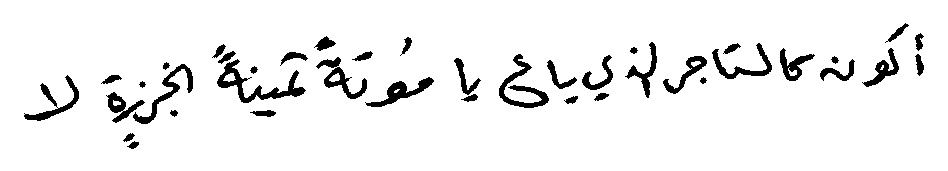
#> input picture arocr_v3/word-segmentation/test.jpg, 948 x 171 px
$ python -i words.py   (imports and definitions only)   (older library calls are emulated)
#> lines starting #> are read from the running program, lines starting #| are printed output that depends on the picture; after the words box and inside, x2 and y2 are one past the last pixel; in counts of white or black regions, pixels touching at a corner belong together
#> further down, picture is the input picture: shape (171, 948, 3); min 0, max 255, mean 239.4
### arocr_v3/word-segmentation/utils.py
# -*- coding: utf-8 -*-
"""
Helper functions for ocr project
"""
import numpy as np
import cv2


SMALL_HEIGHT = 800


# [5 lines left out: function implt, not called in this run]


def resize(img, height=SMALL_HEIGHT, always=True):
    """Resize image to given height."""
    # print(img.shape[1], img.shape[0])
    if (img.shape[0] > height or always):
        rat = height / img.shape[0]
        return cv2.resize(img, (int(rat * img.shape[1]), height))

    return img


def ratio(img, height=SMALL_HEIGHT):
    """Getting scale ratio."""
    return img.shape[0] / height


# [12 lines left out: function img_extend, not called in this run]

### arocr_v3/word-segmentation/words.py
# -*- coding: utf-8 -*-
"""
Detect words on the page
return array of words' bounding boxes
"""
import numpy as np
import cv2

from utils import *


def detection(image, join=False):
    """Detecting the words bounding boxes.
    Return: numpy array of bounding boxes [x, y, x+w, y+h]
    """
#> called with join = False
    # Preprocess image for word detection
    blurred = cv2.GaussianBlur(image, (5, 5), 8)
    dilated = cv2.dilate(blurred, np.ones((5, 5), np.uint8))
    edge_img = _edge_detect(dilated)
    ret, edge_img = cv2.threshold(edge_img, 50, 255, cv2.THRESH_BINARY)
    bw_img = cv2.morphologyEx(edge_img, cv2.MORPH_CLOSE,
                              np.ones((5, 5), np.uint8))

    return _text_detect(bw_img, image, join)

# [21 lines left out: function sort_words, not called in this run]


def _edge_detect(im):
    """
    Edge detection using sobel operator on each layer individually.
    Sobel operator is applied for each image layer (RGB)
    """
    return np.max(np.array([_sobel_detect(im[:,:, 0]),
                            _sobel_detect(im[:,:, 1]),
                            _sobel_detect(im[:,:, 2])]), axis=0)


def _sobel_detect(channel):
    """Sobel operator."""
    sobelX = cv2.Sobel(channel, cv2.CV_16S, 1, 0)
    sobelY = cv2.Sobel(channel, cv2.CV_16S, 0, 1)
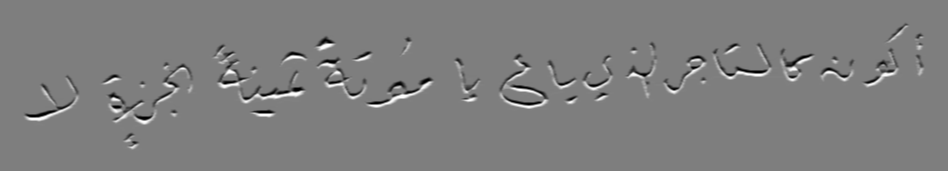
#> sobelY: shape (171, 948) int16; min -412, max 416, mean 0; drawn with min black and max white
    sobel = np.hypot(sobelX, sobelY)
    sobel[sobel > 255] = 255
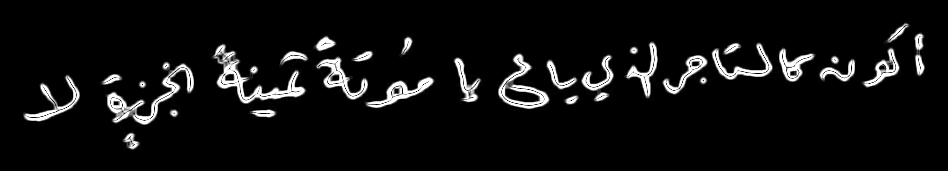
#> sobel: shape (171, 948) float32; min 0, max 255, mean 15.9
    return np.uint8(sobel)
#> in detection, `ret, edge_img = cv2.threshold(edge_img, 50, 255, cv2.THRESH_BINARY)`:
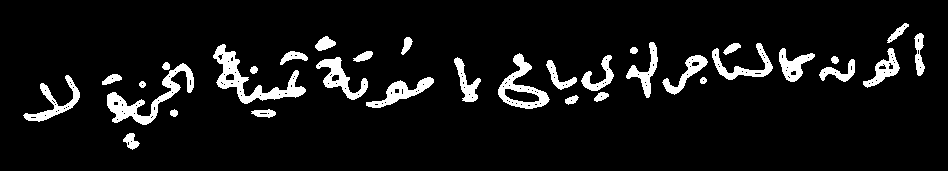
#> edge_img: shape (171, 948); 7.7% white; 34 white regions, largest, box (x1, y1, x2, y2) and area: (213, 44, 306, 104) 1512, (107, 63, 194, 125) 1381, (498, 53, 550, 109) 993
#> in detection, `bw_img = cv2.morphologyEx(edge_img, cv2.MORPH_CLOSE, np.ones((5, 5), n..`: bw_img: shape (171, 948); 8.1% white; 29 white regions


# [40 lines left out: functions union, _intersect, _group_rectangles, not called in this run]


def _text_detect(img, image, join=False):
    """Text detection using contours."""
#> called with join = False
    small = resize(img, 2000)

    # Finding contours
    # mask = np.zeros(small.shape, np.uint8)
    kernel = np.ones((5, 30), np.uint16)  ### (5, 100) for line segmention  (5,30) for word segmentation
    img_dilation = cv2.dilate(small, kernel, iterations=1)
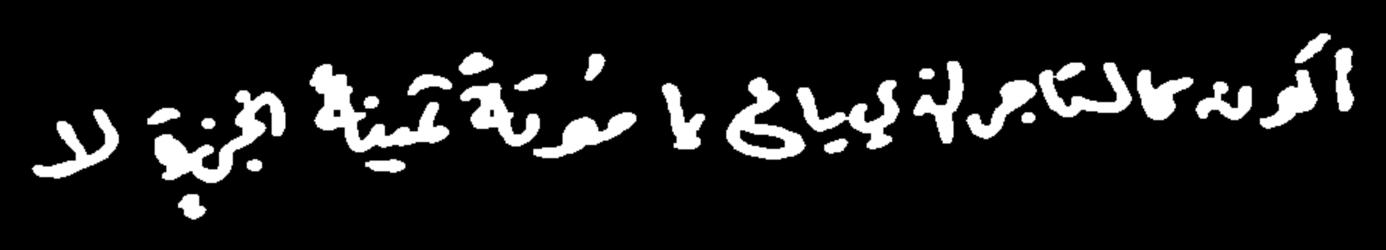
#> img_dilation: shape (2000, 11087) (shown at 1/8 size); min 0, max 255, mean 25.8
    # print(11111111111111)

    cnt, hierarchy = cv2.findContours(np.copy(small), cv2.RETR_TREE, cv2.CHAIN_APPROX_SIMPLE)
#> cnt = 32 contours; largest, box (x1, y1, x2, y2) and area: (2485, 509, 3585, 1222) 247553, (1246, 719, 2275, 1468) 236838, (5818, 614, 6438, 1281) 195653, (6380, 637, 7187, 1199) 141584, (8321, 497, 9046, 941) 133122

    index = 0
    boxes = []
    # Go through all contours in top level
    while (index >= 0):
        x,y,w,h = cv2.boundingRect(cnt[index])
        cv2.drawContours(img_dilation, cnt, index, (255, 255, 255), cv2.FILLED)
        maskROI = img_dilation[y:y+h, x:x+w]
        # Ratio of white pixels to area of bounding rectangle
        r = cv2.countNonZero(maskROI) / (w * h)

        # Limits for text
        if (r > 0.1
            and 1600 > w > 10
            and 1600 > h > 10
            and h/w < 3
            and w/h < 10
            and (60 // h) * w < 1000):
            boxes += [[x, y, w, h]]

        index = hierarchy[0][index][0]
#> this loop made 29 passes
#> (x, y, w, h, r, boxes, index) on pass 2: (2930, 1269, 304, 117, 0.811, [[1433, 1550, 210, 210], [2930, 1269, 304, 117]], 2)
#> (x, y, w, h, r, index) on passes 1, 3, 4, 5, 6, 7: (1433, 1550, 210, 210, 0.751, 1), (1982, 1269, 106, 105, 0.927, 3), (6602, 1105, 175, 129, 0.792, 4), (1620, 942, 93, 93, 0.963, 5), (8181, 895, 93, 93, 0.974, 6), (4275, 895, 807, 374, 0.468, 7)
#> pass 1, in _text_detect, `maskROI = img_dilation[y:y+h, x:x+w]`:
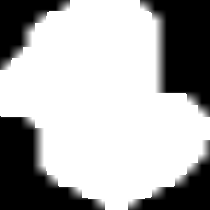
#> maskROI: shape (210, 210); min 0, max 255, mean 173.6
#> pass 2, in _text_detect, `maskROI = img_dilation[y:y+h, x:x+w]`:
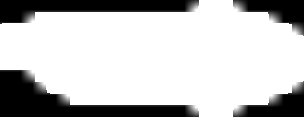
#> maskROI: shape (117, 304); min 0, max 255, mean 192
#> after the loop:
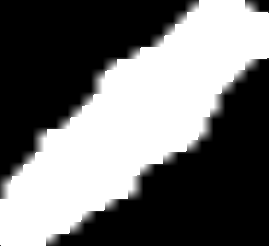
#> maskROI: shape (246, 269); min 0, max 255, mean 112.6
#> after the loop, boxes = 28 items, first 6: [1433, 1550, 210, 210], [2930, 1269, 304, 117], [1982, 1269, 106, 105], [6602, 1105, 175, 129], [1620, 942, 93, 93], [8181, 895, 93, 93]

    if join:
        # Need more work
        boxes = _group_rectangles(boxes)

    # image for drawing bounding boxes
    small = cv2.cvtColor(small, cv2.COLOR_GRAY2RGB)
    bounding_boxes = np.array([0,0,0,0])
    for (x, y, w, h) in boxes:
        cv2.rectangle(small, (x, y),(x+w,y+h), (0, 255, 0), 2)
        bounding_boxes = np.vstack((bounding_boxes,
                                    np.array([x, y, x+w, y+h])))
#> this loop made 28 passes
#> (x, y, w, h) on passes 2 to 13: (2930, 1269, 304, 117), (1982, 1269, 106, 105), (6602, 1105, 175, 129), (1620, 942, 93, 93), (8181, 895, 93, 93), (4275, 895, 807, 374), (263, 871, 678, 562), (1187, 860, 246, 140), (2918, 766, 105, 105), (1246, 719, 1029, 749), (5304, 661, 327, 538), (3690, 661, 620, 514)
#> (x, y, w, h, bounding_boxes) on pass 1: (1433, 1550, 210, 210, [[0, 0, 0, 0], [1433, 1550, 1643, 1760]])
#> after the loop, bounding_boxes = 29 rows, first 6: [0, 0, 0, 0], [1433, 1550, 1643, 1760], [2930, 1269, 3234, 1386], [1982, 1269, 2088, 1374], [6602, 1105, 6777, 1234], [1620, 942, 1713, 1035]
    boxes = bounding_boxes.dot(ratio(image, small.shape[0])).astype(np.int64)
#> boxes = 29 rows, first 6: [0, 0, 0, 0], [122, 132, 140, 150], [250, 108, 276, 118], [169, 108, 178, 117], [564, 94, 579, 105], [138, 80, 146, 88]
    return boxes[1:]


# [64 lines left out: function textDetectWatershed, not called in this run]

>>> import cv2
>>> picture = cv2.imread('test.jpg')
>>> result = detection(picture)
#> result = 28 rows, first 6: [122, 132, 140, 150], [250, 108, 276, 118], [169, 108, 178, 117], [564, 94, 579, 105], [138, 80, 146, 88], [699, 76, 707, 84]
